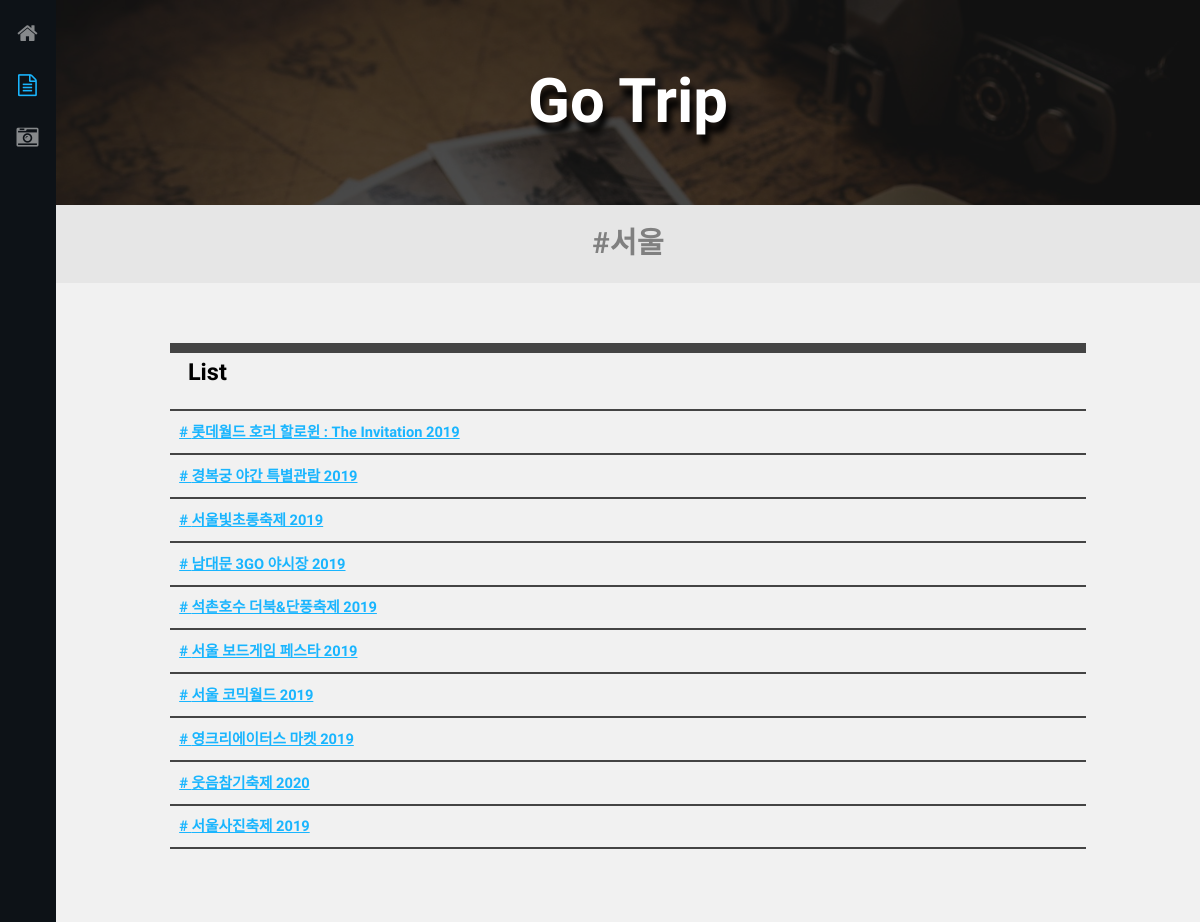
/generic/서울, run on the app's committed database.
### gotrip/models.py (models this page shows, shortened)
class Festa(models.Model):
    title =  models.CharField(max_length= 200)
    tag = models.CharField(max_length= 200)
    img = models.CharField(max_length=200)
    content = models.TextField()

### gotrip/views.py (the view)
# urls.py: path('generic/<city_name>', gotrip.views.generic, name = 'generic'),
def generic(request, city_name):
    festas = Festa.objects.filter(tag = city_name)
    return render(request, 'generic.html', {'festas': festas})

### gotrip/templates/generic.html (shortened to what this page needs)
{% load static %}
<!DOCTYPE HTML>
<html>
	<head>
		<link rel="stylesheet" href="{% static './gotrip/css/main.css' %}" />
	</head>
	<body>
		<div class="page-wrap">
				<nav id="nav">
					<ul>
						<li><a href="{% url 'home' %}" ><span class="icon fa-home"></span></a></li>
						<li><a href="{% url 'home' %}" class="active"><span class="icon fa-file-text-o"></span></a></li>
						<li><a href="{% url 'home' %}"><span class="icon fa-camera-retro"></span></a></li>
					</ul>
				</nav>
				<section id="main">
						<section id="banner1">
							<div class="inner">
								<h1>Go Trip</h1>
                                              </div>
                                              </section>
						<header id="header">
							<div><h1>#서울</h1></div>
						</header>
	 		    <section>
                        <table>
                            <tr><th> List</th></tr>
                            {% for festa in festas.all %}
                            <tr><td><strong><a href="{% url 'gallery' festa.id %}"># {{festa.title}}</a></strong></td></tr>
                            {% endfor %}
 		                 </table>
				</section>
                    <footer>
                    <br><br><br>
                    </footer>
            </section>
		</div>
	</body>
</html>

### data on the page
Festa: title "롯데월드 호러 할로윈 : The Invitation 2019"
Festa: title "경복궁 야간 특별관람 2019"
Festa: title "서울빛초롱축제 2019"
Festa: title "남대문 3GO 야시장 2019"
Festa: title "석촌호수 더북&단풍축제 2019"
Festa: title "서울 보드게임 페스타 2019"
Festa: title "서울 코믹월드 2019"
Festa: title "영크리에이터스 마켓 2019"
Festa: title "웃음참기축제 2020"
Festa: title "서울사진축제 2019"
